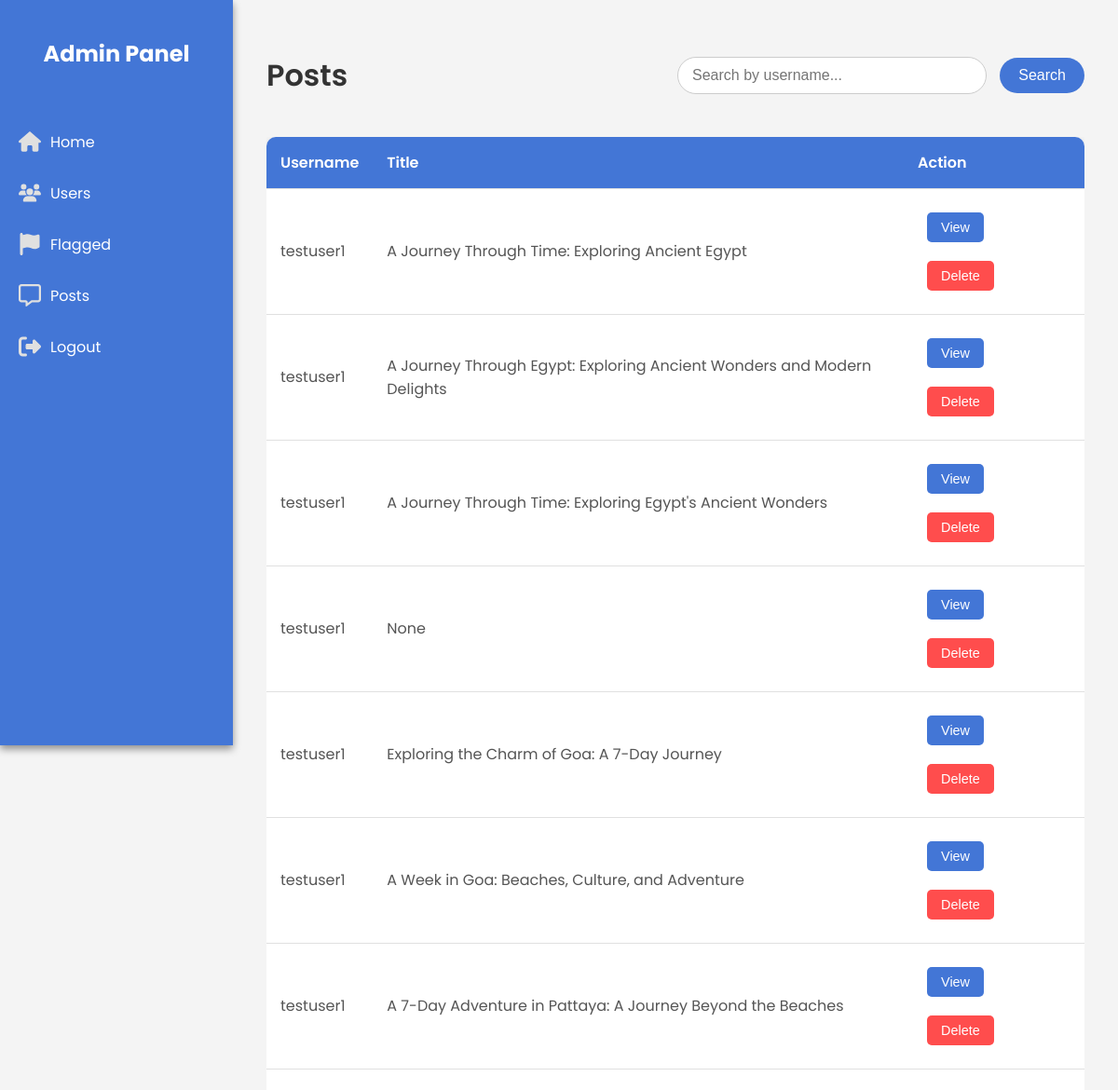
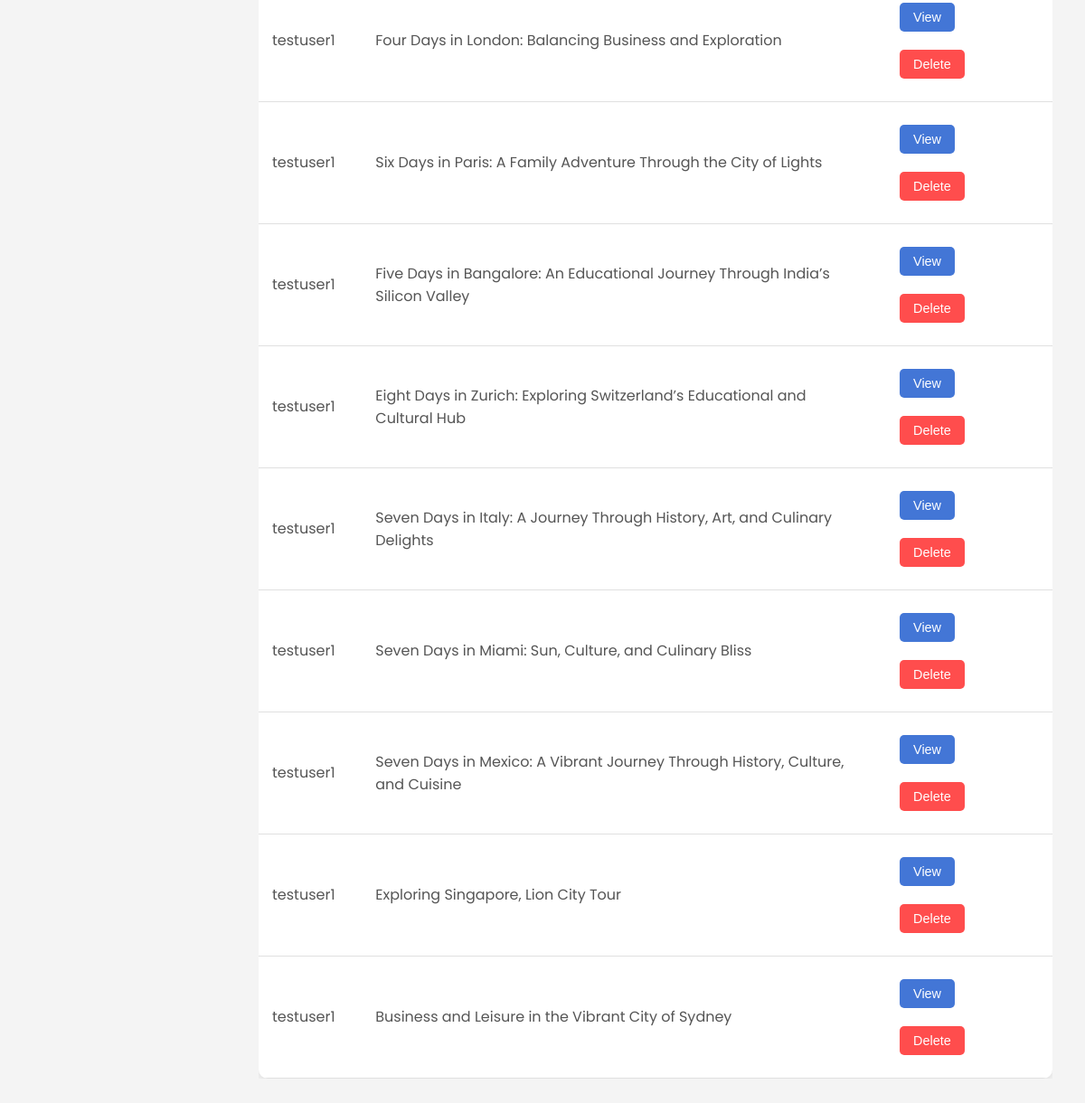
The app's page /posts_admin, older data (2 pictures, top to bottom).
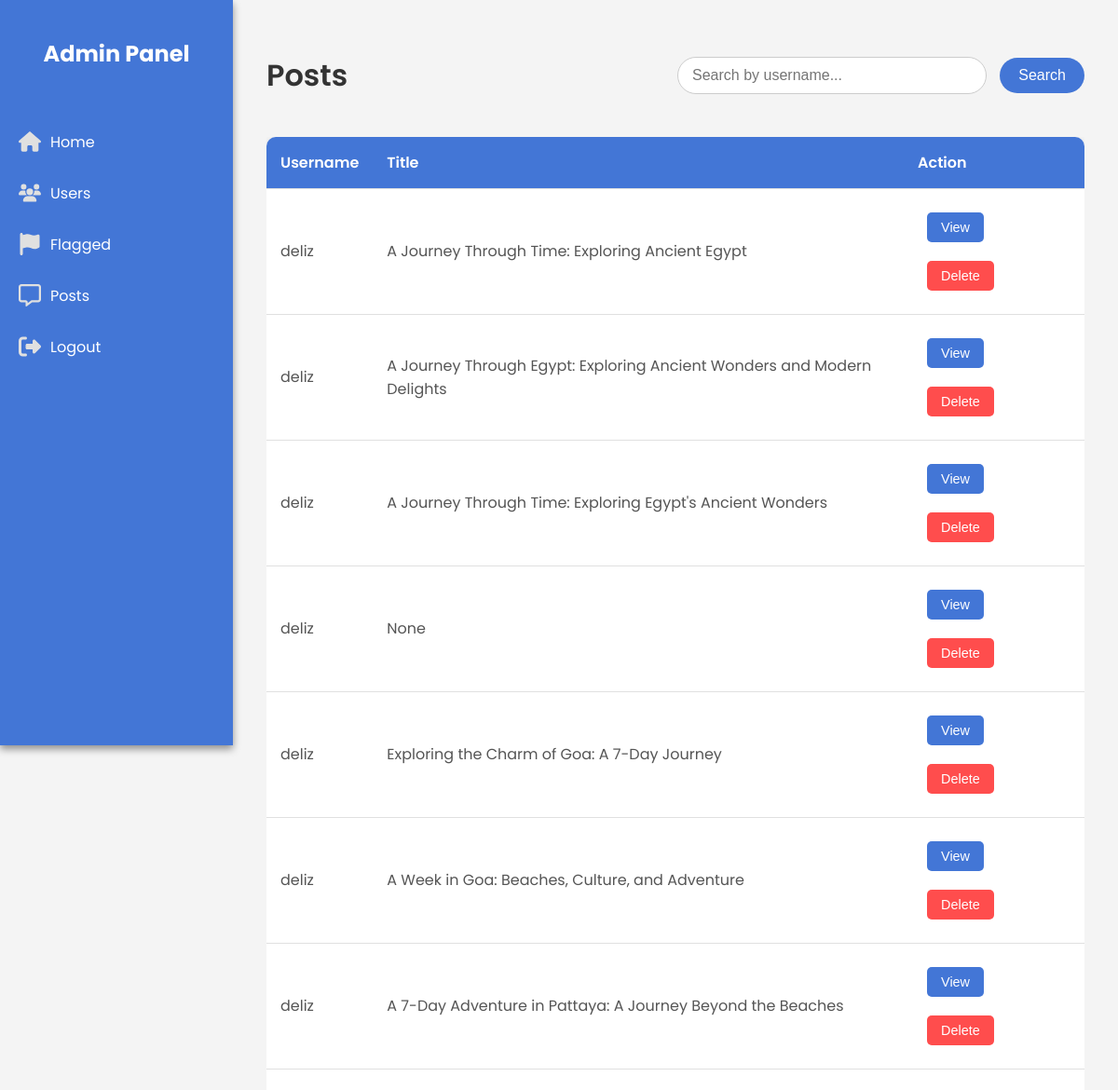
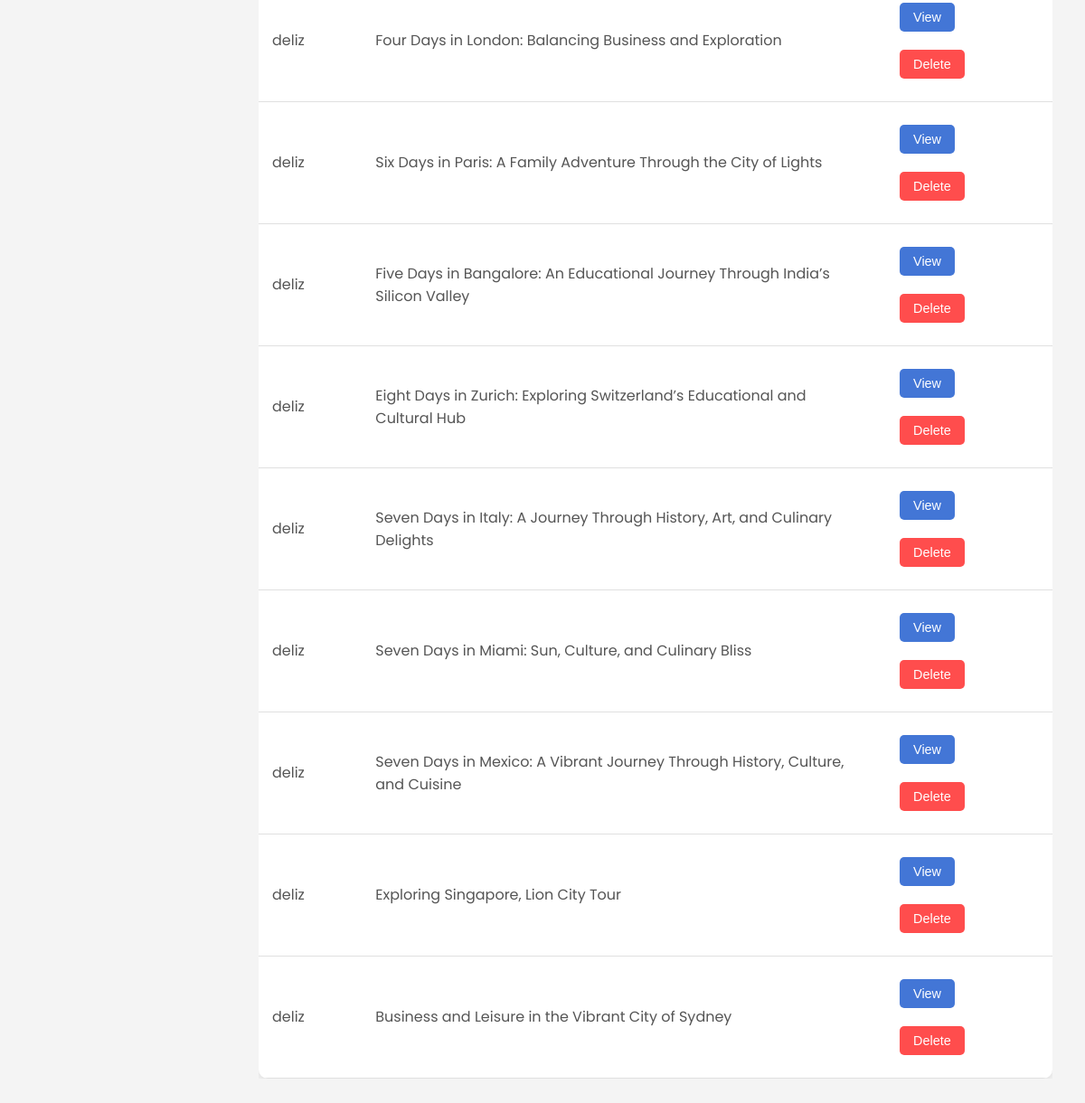
The same page, newer data (2 pictures, top to bottom).
### app/models.py (models this page shows)
class User(db.Model, UserMixin):
    id = db.Column(db.Integer, primary_key=True)
    username = db.Column(db.String(80), unique=True, nullable=False)
    password = db.Column(db.String(80), nullable=False)
    email = db.Column(db.String(120), unique=True, nullable=False)
    phone_number = db.Column(db.Integer, unique=True, nullable=False)
    profile_pic = db.Column(db.String(120), nullable=False, default='profile.jpg')

class Post(db.Model):
    id = db.Column(db.Integer, primary_key=True)
    title = db.Column(db.String(255), nullable=True)
    location = db.Column(db.String(255), nullable=True)
    category = db.Column(db.String(255), nullable=True)
    duration = db.Column(db.String(255), nullable=True)
    tips = db.Column(db.String(255), nullable=True)
    user_id = db.Column(db.Integer, db.ForeignKey('user.id'), nullable=True)
    status=db.Column(db.String, nullable=False, default='draft')
    content = db.Column(db.String, nullable=False)
    flagged = db.Column(db.Boolean, nullable=False,default=False)
    sexuality = db.Column(db.String(255), nullable=False,default=False)
    violence = db.Column(db.String(255), nullable=False,default=False)
    harassment = db.Column(db.String(255), nullable=False,default=False)
    illicit = db.Column(db.String(255), nullable=False,default=False)
    self_harm = db.Column(db.String(255), nullable=False,default=False)
    hate = db.Column(db.String(255), nullable=False,default=False)

### app/admin_routes.py (the view)
@app.route('/posts_admin')
def posts_admin():
    posts = (
        db.session.query(User, Post)
        .join(Post, User.id == Post.user_id)
        .filter(Post.status != 'flagged')  # Exclude trashed posts
        .all()
    )
    return render_template('adminPages/posts.html', posts=posts)

### app/templates/adminPages/posts.html
{% extends 'adminPages/adminhome.html' %}
{% block head %}
    <link rel="stylesheet" href="{{ url_for('static', filename='css/admin.css') }}">
    <link rel="stylesheet" href="{{ url_for('static', filename='css/posts_admin.css') }}">
{% endblock %}
{% block body %}
    <div class="users-page">
     <div class="page-header">
    <h1 class="page-title">Posts</h1>
    <div class="search-container">
        <form action="/posts_search" method="get">
            <label>
                <input class="form-control" type="text" placeholder="Search by username..." name="username">
                <input type="submit" value="Search">
            </label>
        </form>
    </div>
</div>
        <div class="users-table-container">
            <table class="users-table">
                <thead>
                    <tr>
                        <th>Username</th>
                        <th>Title</th>
                        <th>Action</th>
                    </tr>
                </thead>
                <tbody>
                {% if posts %}
                    {% for user,post in posts %}
                    <tr>
                        <td>{{ user.username }}</td>
                        <td>{{ post.title }}</td>
                        <td>
                            <button class="action-btn">View</button>
                            <form action="{{ url_for('delete_admin', post_id=post.id) }}" method="post" style="display:inline;">
                                <button type="submit" class="action-btn delete-btn">Delete</button>
                            </form>
                        </td>
                    </tr>
                    {% endfor %}
                {% else %}
                     <tr>
                        <td>No results found</td>
                    </tr>
                {% endif %}
                </tbody>
            </table>
        </div>
    </div>
{% endblock %}

Row changes from the older to the newer data that the page shows:
changed User "A Journey Through Time: Exploring Ancient Egypt": username "testuser1" → "deliz"
